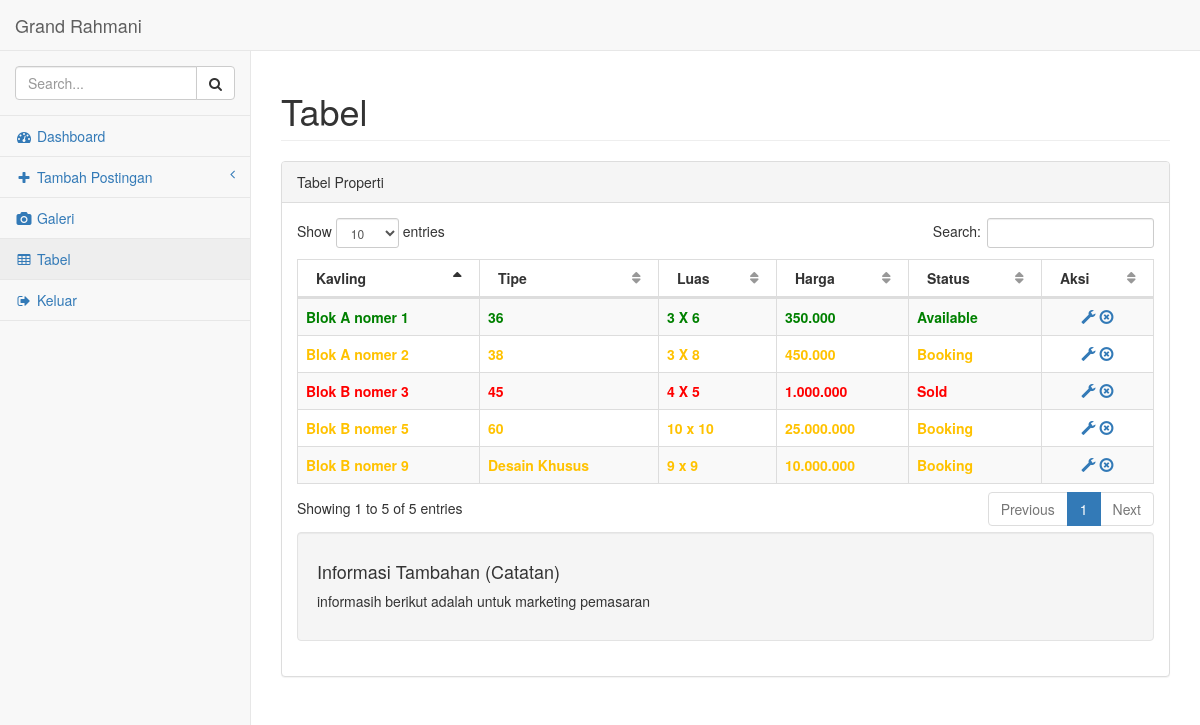
Page /grm/pages/tables.php (signed in) on the committed database.
### tables this page shows
CREATE TABLE IF NOT EXISTS `rumah` (
`id` int(11) NOT NULL,
  `kavling` char(100) NOT NULL,
  `tipe` varchar(50) NOT NULL,
  `luas` varchar(100) NOT NULL,
  `harga` varchar(100) NOT NULL,
  `status` varchar(15) NOT NULL
);

CREATE TABLE IF NOT EXISTS `information` (
`id` int(11) NOT NULL,
  `informasi` varchar(500) NOT NULL
);

### grm/pages/tables.php (the view, shortened to what this page needs)
?><!DOCTYPE html>
<html lang="en">
    <head>
        <link href="../bower_components/bootstrap/dist/css/bootstrap.min.css" rel="stylesheet">
        <link href="../bower_components/metisMenu/dist/metisMenu.min.css" rel="stylesheet">
        <link href="../bower_components/datatables-plugins/integration/bootstrap/3/dataTables.bootstrap.css" rel="stylesheet">
        <link href="../bower_components/datatables-responsive/css/dataTables.responsive.css" rel="stylesheet">
        <link href="../dist/css/sb-admin-2.css" rel="stylesheet">
        <link href="../bower_components/font-awesome/css/font-awesome.min.css" rel="stylesheet" type="text/css">
    </head>
    <body>
        <div id="wrapper">
            <nav class="navbar navbar-default navbar-static-top" role="navigation" style="margin-bottom: 0">
                <div class="navbar-header">
                    <a class="navbar-brand" href="../../index.php">Grand Rahmani</a>
                </div>
                <div class="navbar-default sidebar" role="navigation">
                    <?php
                    include_once("left_menu.php");
                    ?>
                </div>
            </nav>
            <div id="page-wrapper">
                <div class="row">
                    <div class="col-lg-12">
                        <h1 class="page-header">Tabel</h1>
                <div class="row">
                    <div class="col-lg-12">
                        <div class="panel panel-default">
                            <div class="panel-heading">
                                Tabel Properti
                            </div>
                            <div class="panel-body">
                                <div class="dataTable_wrapper">
                                    <table class="table table-striped table-bordered table-hover" id="dataTables-example">
                                        <thead>
                                            <tr>
                                                <th>Kavling</th>
                                                <th>Tipe</th>
                                                <th>Luas</th>
                                                <th>Harga</th>
                                                <th>Status</th>
                                                <th>Aksi</th>
                                            </tr>
                                        </thead>
                                        <tbody>
                                            <?php
                                            $s = mysql_query("SELECT * from rumah");
                                            while ($r = mysql_fetch_array($s)) {
                                                if ($r['status'] == "1") {
                                                    $warna = 'green';
                                                } elseif ($r['status'] == "2") {
                                                    $warna = 'rgb(255, 194, 0)';
                                                } elseif ($r['status'] == "3") {
                                                    $warna = 'red';
                                                }
                                                ?>
                                                <tr style="color: <?php echo $warna; ?>;font-weight:bold  ">
                                                    <td><?php echo $r['kavling']; ?></td>
                                                    <td><?php echo $r['tipe']; ?></td>
                                                    <td><?php echo $r['luas'] ?></td>
                                                    <td><?php echo $r['harga'] ?></td>
                                                    <td><?php
                                                        if ($r['status'] == 1){
                                                            echo "Available";
                                                        }elseif ($r['status'] == 2) {
                                                            echo "Booking";
                                                        }else
                                                            echo "Sold";
                                                    ?></td>
                                                    <td align="center">
                                                        <b>
                                                            <a href="edit_rumah.php?id=<?php echo $r['id'] ?>"> <span class="glyphicon glyphicon-wrench" title="edit"></span> </a>
                                                            <a href="#" onclick="myFunction(<?php echo $r['id'] ?>)"><span class="glyphicon glyphicon-remove-circle" title="hapus"></span> </a>
                                                        </b>
                                                    </td>
                                                </tr>
                                            <?php } ?>
                                        </tbody>
                                    </table>
                                </div>
                                <div class="well">
                                    <h4>Informasi Tambahan (Catatan)</h4>
                                    <p>
                                        <?php
                                            $z = mysql_query("SELECT * FROM information");
                                            $x = mysql_fetch_array($z);
                                            echo $x['informasi'];
                                        ?>
                                    </p>
                                </div>
                            </div>
                        </div>
                    </div>
                </div>
            </div>
        </div>
    </body>
</html>

### grm/pages/left_menu.php (shortened to what this page needs)
<div class="sidebar-nav navbar-collapse">
                    <ul class="nav" id="side-menu">
                        <li class="sidebar-search">
                            <div class="input-group custom-search-form">
                                <input type="text" class="form-control" placeholder="Search...">
                                <span class="input-group-btn">
                                <button class="btn btn-default" type="button">
                                    <i class="fa fa-search"></i>
                                </button>
                            </span>
                            </div>
                        </li>
                        <li>
                            <a href="index.php"><i class="fa fa-dashboard fa-fw"></i> Dashboard</a>
                        </li>
                        <li>
                            <a href="#"><i class="fa fa-plus fa-fw"></i> Tambah Postingan<span class="fa arrow"></span></a>
                        </li>
                        <li>
                            <a href="galery.php"><i class="fa fa-camera fa-fw"></i></i> Galeri</a>
                        </li>
                        <li>
                            <a href="tables.php"><i class="fa fa-table fa-fw"></i> Tabel</a>
                        </li>
                        <li>
                            <a href="logout.php"><i class="fa fa-sign-out fa-fw"></i> Keluar</a>
                        </li>
                    </ul>
                </div>

### rows in the picture
rumah: kavling "Blok A nomer 1", tipe "36", luas "3 X 6", harga "350.000", status "Available"
rumah: kavling "Blok A nomer 2", tipe "38", luas "3 X 8", harga "450.000", status "Booking"
rumah: kavling "Blok B nomer 3", tipe "45", luas "4 X 5", harga "1.000.000", status "Sold"
rumah: kavling "Blok B nomer 5", tipe "60", luas "10 x 10", harga "25.000.000", status "Booking"
rumah: kavling "Blok B nomer 9", tipe "Desain Khusus", luas "9 x 9", harga "10.000.000", status "Booking"
information: informasi "informasih berikut adalah untuk marketing pemasaran"
